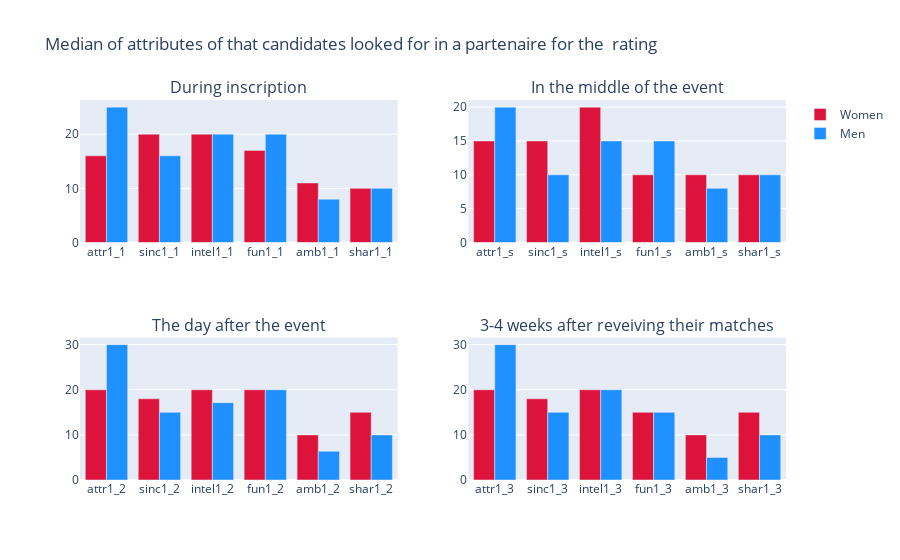

The cell this chart's notebook holds for it:
### Code cell
# Same graph but with the median instead of the mean
# This plot is based on the 100 points distribution rating system
fig = make_subplots(rows = 2, cols = 2, subplot_titles = ("During inscription", "In the middle of the event", "The day after the event", "3-4 weeks after reveiving their matches"))

#Creating the plot of the median rate during inscription for the two gender available
fig.add_trace(
    go.Bar(
        x = median_hun.filter(like='1_1').columns,
        y = median_hun.loc['women',: ].filter(like="1_1"),
        name = 'Women',
        marker_color = 'crimson'), 
        row = 1,
        col = 1)

fig.add_trace(
    go.Bar(
        x = median_hun.filter(like='1_1').columns,
        y = median_hun.loc['men',: ].filter(like="1_1"),
        marker_color = 'dodgerblue',
        name = 'Men'), 
        row = 1,
        col = 1)

#Creating the plot of the median rate in the middle of the event for the two gender available
fig.add_trace(
     go.Bar(
        x = median_hun.filter(like='1_s').columns,
        y = median_hun.loc['women',: ].filter(like="1_s"),
        name = 'Women',
        marker_color = 'crimson',
        showlegend = False),
        row = 1,
        col = 2)

fig.add_trace(
     go.Bar(
        x = median_hun.filter(like='1_s').columns,
        y = median_hun.loc['men',: ].filter(like="1_s"),
        marker_color = 'dodgerblue',
        name = 'Men',
        showlegend = False),
        row = 1,
        col = 2)

#Creating the plot of the median rate a day after the event for the two gender available
fig.add_trace(
     go.Bar(
        x = median_hun.filter(like='1_2').columns,
        y = median_hun.loc['women',: ].filter(like="1_2"),
        name = 'Women',
        marker_color = 'crimson',
        showlegend = False),
        row = 2,
        col = 1)

fig.add_trace(
     go.Bar(
        x = median_hun.filter(like='1_2').columns,
        y = median_hun.loc['men',: ].filter(like="1_2"),
        marker_color = 'dodgerblue',
        name = 'Men',
        showlegend = False),
        row = 2,
        col = 1)

#Creating the plot of the median rate 3-4 weeks after receiving their matches for the two gender available
fig.add_trace(
     go.Bar(
        x = median_hun.filter(like='1_3').columns,
        y = median_hun.loc['women',: ].filter(like="1_3"),
        name = 'Women',
        marker_color = 'crimson',
        showlegend = False),
        row = 2,
        col = 2)

fig.add_trace(
     go.Bar(
        x = median_hun.filter(like='1_3').columns,
        y = median_hun.loc['men',: ].filter(like="1_3"),
        marker_color = 'dodgerblue',
        name = 'Men',
        showlegend = False),
        row = 2,
        col = 2)

fig.update_layout(
        title = go.layout.Title(text = "Median of attributes of that candidates looked for in a partenaire for the  rating"), barmode='group')

### Figure 1 — Plotly figure (JSON) as saved in the notebook; plotly's stock layout.template omitted (floating-point values rounded to 4 significant figures)
{"data": [{"marker": {"color": "crimson"}, "name": "Women", "type": "bar", "x": ["attr1_1", "sinc1_1", "intel1_1", "fun1_1", "amb1_1", "shar1_1"], "xaxis": "x", "y": [16, 20, 20, 17, 11, 10], "yaxis": "y"}, {"marker": {"color": "dodgerblue"}, "name": "Men", "type": "bar", "x": ["attr1_1", "sinc1_1", "intel1_1", "fun1_1", "amb1_1", "shar1_1"], "xaxis": "x", "y": [25, 16, 20, 20, 8, 10], "yaxis": "y"}, {"marker": {"color": "crimson"}, "name": "Women", "showlegend": false, "type": "bar", "x": ["attr1_s", "sinc1_s", "intel1_s", "fun1_s", "amb1_s", "shar1_s"], "xaxis": "x2", "y": [15, 15, 20, 10, 10, 10], "yaxis": "y2"}, {"marker": {"color": "dodgerblue"}, "name": "Men", "showlegend": false, "type": "bar", "x": ["attr1_s", "sinc1_s", "intel1_s", "fun1_s", "amb1_s", "shar1_s"], "xaxis": "x2", "y": [20, 10, 15, 15, 8, 10], "yaxis": "y2"}, {"marker": {"color": "crimson"}, "name": "Women", "showlegend": false, "type": "bar", "x": ["attr1_2", "sinc1_2", "intel1_2", "fun1_2", "amb1_2", "shar1_2"], "xaxis": "x3", "y": [20, 18, 20, 20, 10, 15], "yaxis": "y3"}, {"marker": {"color": "dodgerblue"}, "name": "Men", "showlegend": false, "type": "bar", "x": ["attr1_2", "sinc1_2", "intel1_2", "fun1_2", "amb1_2", "shar1_2"], "xaxis": "x3", "y": [30, 15, 17.14, 20, 6.365, 10], "yaxis": "y3"}, {"marker": {"color": "crimson"}, "name": "Women", "showlegend": false, "type": "bar", "x": ["attr1_3", "sinc1_3", "intel1_3", "fun1_3", "amb1_3", "shar1_3"], "xaxis": "x4", "y": [20, 18, 20, 15, 10, 15], "yaxis": "y4"}, {"marker": {"color": "dodgerblue"}, "name": "Men", "showlegend": false, "type": "bar", "x": ["attr1_3", "sinc1_3", "intel1_3", "fun1_3", "amb1_3", "shar1_3"], "xaxis": "x4", "y": [30, 15, 20, 15, 5, 10], "yaxis": "y4"}], "layout": {"annotations": [{"font": {"size": 16}, "showarrow": false, "text": "During inscription", "x": 0.225, "xanchor": "center", "xref": "paper", "y": 1, "yanchor": "bottom", "yref": "paper"}, {"font": {"size": 16}, "showarrow": false, "text": "In the middle of the event", "x": 0.775, "xanchor": "center", "xref": "paper", "y": 1, "yanchor": "bottom", "yref": "paper"}, {"font": {"size": 16}, "showarrow": false, "text": "The day after the event", "x": 0.225, "xanchor": "center", "xref": "paper", "y": 0.375, "yanchor": "bottom", "yref": "paper"}, {"font": {"size": 16}, "showarrow": false, "text": "3-4 weeks after reveiving their matches", "x": 0.775, "xanchor": "center", "xref": "paper", "y": 0.375, "yanchor": "bottom", "yref": "paper"}], "barmode": "group", "title": {"text": "Median of attributes of that candidates looked for in a partenaire for the  rating"}, "xaxis": {"anchor": "y", "domain": [0, 0.45]}, "xaxis2": {"anchor": "y2", "domain": [0.55, 1]}, "xaxis3": {"anchor": "y3", "domain": [0, 0.45]}, "xaxis4": {"anchor": "y4", "domain": [0.55, 1]}, "yaxis": {"anchor": "x", "domain": [0.625, 1]}, "yaxis2": {"anchor": "x2", "domain": [0.625, 1]}, "yaxis3": {"anchor": "x3", "domain": [0, 0.375]}, "yaxis4": {"anchor": "x4", "domain": [0, 0.375]}}}
